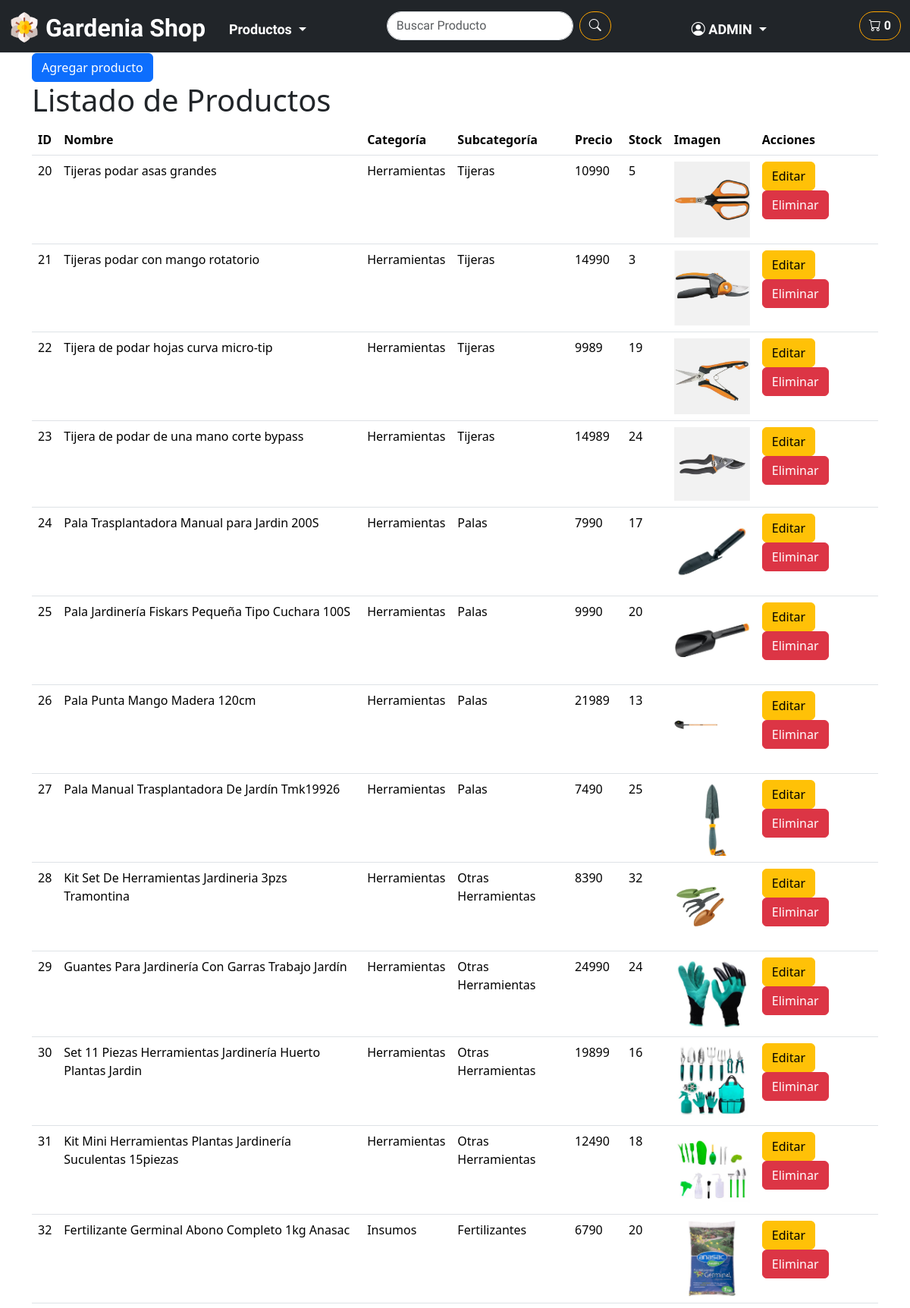
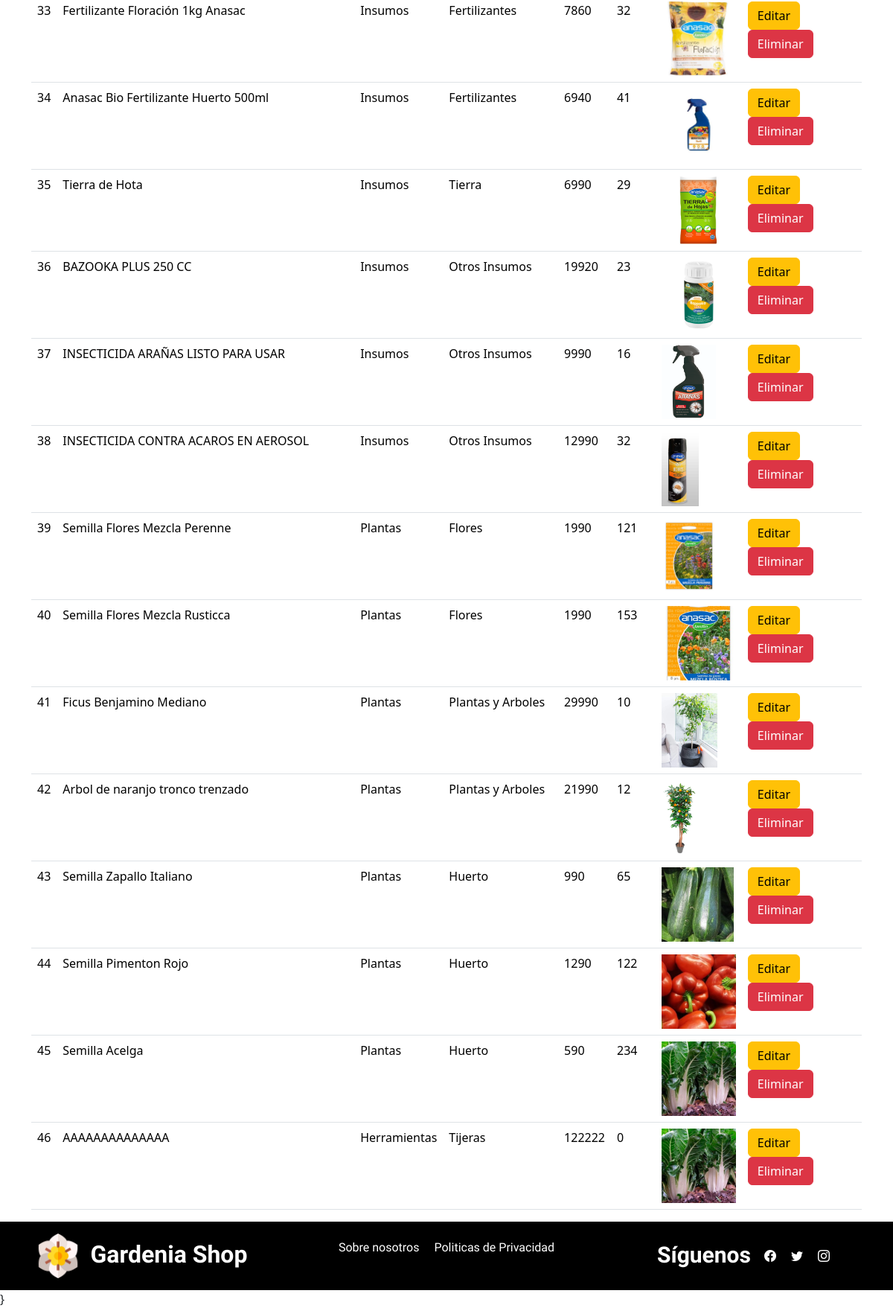
Page /shopWeb/admin/productos/ (signed in) on the committed database (2 pictures, top to bottom).
### shopWeb/models.py (models this page shows, shortened)
class Producto(models.Model):
    id_categoria = models.ForeignKey(Categoria, on_delete=models.CASCADE, related_name='categoria_producto')
    id_subcategoria = models.ForeignKey(SubCategoria, on_delete=models.CASCADE, related_name='subcategoria_producto')
    id_producto = models.AutoField(primary_key=True)
    nombre = models.CharField(max_length=80)
    precio = models.IntegerField()
    stock = models.IntegerField()
    descripcion = models.CharField(max_length=250, blank=True, null=True)
    img = models.ImageField(upload_to='productos/', null=True, blank=True)

class Categoria(models.Model):
    categoria_id = models.AutoField(primary_key=True)
    categoria_nombre = models.CharField( max_length=50)

class SubCategoria(models.Model):
    subcategoria_id = models.AutoField(primary_key=True)
    categoria = models.ForeignKey(Categoria, on_delete=models.CASCADE, related_name='categorias_productos')
    subcategoria_nombre = models.CharField(max_length=50)

### shopWeb/views.py (the view)
# urls.py: path('productos/', views.all_productos_view, name='productos'),
@login_required
@user_passes_test(es_admin)
def productos(request):
    productos = Producto.objects.all()
    return render(request, 'shopWeb/admin/productos.html', {'productos': productos})

### shopWeb/views.py (called while the page is built)
def es_admin(user):
    return user.is_staff

### shopWeb/templates/shopWeb/admin/productos.html (shortened to what this page needs)
{% extends 'shopWeb/layouts/base.html' %}
{% load static %}
{% block content %}
<div class="container">
    <a href="{% url 'agregar_producto' %}"
        class="btn btn-primary">Agregar producto</a>
    <h1>Listado de Productos</h1>
    <table class="table">
        <thead>
            <tr>
                <th>ID</th>
                <th>Nombre</th>
                <th>Categoría</th>
                <th>Subcategoría</th>
                <th>Precio</th>
                <th>Stock</th>
                <th>Imagen</th>
                <th>Acciones</th>
            </tr>
        </thead>
        <tbody>
            {% for producto in productos %}
            <tr>
                <td>{{ producto.id_producto }}</td>
                <td>{{ producto.nombre }}</td>
                <td>{{ producto.id_categoria.categoria_nombre }}</td>
                <td>{{ producto.id_subcategoria.subcategoria_nombre }}</td>
                <td>{{ producto.precio }}</td>
                <td>{{ producto.stock }}</td>
                <td>
                    {% if producto.img %}
                        <img src="{{ producto.img.url }}"
                            alt="{{ producto.nombre }}"
                            style="max-width: 100px; max-height: 100px;">
                    {% else %}
                        No image
                    {% endif %}
                </td>
                <td>
                    <a
                        href="{% url 'editar_producto' producto.id_producto %}"
                        class="btn btn-warning">Editar</a>
                        <a href="{% url 'eliminar_producto' producto.id_producto %}" class="btn btn-danger" onclick="return confirm('¿Estás seguro de que deseas eliminar este producto?');">Eliminar</a>
                </td>
            </tr>
            {% endfor %}
        </tbody>
    </table>
</div>
{% endblock %}

### shopWeb/templates/shopWeb/layouts/base.html (shortened to what this page needs)
{% load static %}
<!DOCTYPE html>
<html>
    <head>
        <link rel="stylesheet" type="text/css" href="{% static 'css/style.css' %}">
        <link href="https://cdn.jsdelivr.net/npm/bootstrap@5.3.3/dist/css/bootstrap.min.css" rel="stylesheet">
        <link rel="stylesheet" href="https://cdn.jsdelivr.net/npm/bootstrap-icons@1.11.3/font/bootstrap-icons.min.css">
    </head>
    <body>
        {% include 'shopWeb/layouts/navbar.html' %}
        <div class="content">
            {% block content %}
            {% endblock %}
        </div>
        {% include 'ShopWeb/layouts/footer.html' %}
        {% include 'shopWeb/layouts/modal_singin.html' %}
        }
    </body>
</html>

### shopWeb/templates/shopWeb/layouts/navbar.html (shortened to what this page needs)
{% load static %}
<link rel="stylesheet" type="text/css" href="{% static 'css/style.css' %}">
<nav
    class="navbar navbar-dark navbar-expand-lg bg-dark sticky-top border-bottom pb-0">
    <div
        class="container-fluid d-flex align-items-center justify-content-between">
        <div class="d-flex align-items-start">
            <img src="{% static 'img/logo/logo_color.png' %}" alt="logo color"
                width="40" class="me-2 mt-2">
            <a class="navbar-brand dancing-script-font"
                href="{% url 'index' %}">
                <h5>Gardenia Shop</h5>
            </a>
        </div>
        <div class="offcanvas bg-dark offcanvas-end flex-column" id="offcanvas"
            aria-labelledby="offcanvasLabel">
            <div class="offcanvas-body justify-content-start align-items-start">
                <ul
                    class="navbar-nav me-auto d-flex flex-column flex-lg-row flex-grow-1 align-items-start justify-content-between">
                    <li class="nav-item dropdown">
                        <a class="nav-link dropdown-toggle comfortaa-font"
                            href="#PRODUCTOS" id="navbarDropdownMenuLink1"
                            role="button" data-bs-toggle="dropdown"
                            aria-expanded="false">
                            Productos
                        </a>
                    </li>
                    <form class="d-flex" role="search">
                        <input type="text" class="form-control me-2"
                            placeholder="Buscar Producto">
                        <button type="submit" class="btn btn-outline-success">
                            <i class="bi bi-search"></i>
                        </button>
                    </form>
                    {% if request.user.is_authenticated %}
                    {% if request.user.is_staff %}
                    <li class="nav-item dropdown">
                        <a class="nav-link dropdown-toggle"
                            id="navbarDropdownMenuLink1" role="button"
                            data-bs-toggle="dropdown" aria-expanded="false">
                            <i class="bi bi-person-circle"></i>
                            {{request.user.username}}
                        </a>
                    </li>
                    {% endif %}
                    {% else %}
                    <a class="nav-link comfortaa-font" id="singin" href="#"
                        data-bs-toggle="modal" data-bs-target="#modalSignin">
                        <i class="bi bi-person-circle"></i> Iniciar Sesión
                    </a>
                    {% endif %}
                    <button class="btn btn-outline-success ms-3 carrito-button"
                        type="button" data-bs-toggle="offcanvas"
                        data-bs-target="#carrito-offcanvas"
                        aria-controls="offcanvasCarrito">
                        <i class="bi bi-cart"></i>
                        <span id="carrito-icono">0</span>
                    </button>
                </ul>
            </div>
        </div>
    </div>
</nav>

### shopWeb/templates/shopWeb/layouts/footer.html
{% load static %}
<link rel="stylesheet" type="text/css" href="{% static 'css/style.css' %}">
<footer id="footer"
    class=" sticky-bottom align-items-baseline justify-content-between ">
    <div class="row ">
        <div class="col-lg-4  aling-items-center justify-content-center">
            <div class="justify-content-center m-3 d-flex">
                <img src=" {% static 'img/logo/logo_color.png' %}"
                    alt="LOGO_COLOR"
                    width="60px" height="60px"
                    style="margin-right: 10px;">
                <a class="navbar-brand m-1" href="{% url 'index' %}"> <h5>Gardenia
                        Shop</h5>
                </a>
            </div>
        </div>
        <div
            class="col-lg-4 g-3 gy-1 d-flex align-items-center justify-content-center m-0 p-0 ">
            <ul class="list-unstyled g-3 aling-items-center">
                <a href="{% url 'sobre_nosotros' %}" >
                    <h6
                        class="link_info">Sobre
                        nosotros</h6></a>
            </ul>
            <ul class="list-unstyled g-3 ">
                <a href="{% url 'politicas' %}">
                    <h6
                        class="link_info">Politicas de
                        Privacidad</h6></a>
            </ul>
        </div>
        <div
            class="col-lg-4   d-flex justify-content-center align-items-center">
            <div
                class="d-flex justify-content-center"><h5
                    class="confortaa-font siguenos_rrss ">Síguenos</h5></div>
            <div class="d-flex justify-content-center m-2 ">
                <div> <a class="link_rrss" href="url facebook"><i
                            class="bi bi-facebook"></i></a> </div>
                <div> <a class="link_rrss" href="url twitter"><i
                            class="bi bi-twitter"></i></a> </div>
                <div> <a class="link_rrss" href="url instagram"><i
                            class="bi bi-instagram"></i></a></div>
            </div>
        </div>
    </div>
</footer>

### shopWeb/templates/shopWeb/layouts/modal_singin.html (shortened to what this page needs)
{% load static %}
<link rel="stylesheet" type="text/css" href="{% static 'css/style.css' %}">

### shopWeb/static/css/style.css (style rules this page uses)
:root { --color-primary: #FFA500; --color-secondary: #FFD700; --color-tertiary: #32CD32; --color-red: #aa2929f0; --color-dark: #333333; --color-light: #FFFFFF; --color-black: #000000; }
html, body { height: 100vh; }
body { display: flex; flex-direction: column; }
.content { flex: 1; }
.dancing-script-font { font-family: "Dancing Script", cursive; font-optical-sizing: auto; font-size: xx-large; font-weight: 700; font-style: normal; }
.comfortaa-font { font-family: "Comfortaa", sans-serif; font-optical-sizing: auto; font-weight: 700; font-style: normal; }
h5 { padding-top: 5px; font-family: "Dancing Script", cursive; font-optical-sizing: auto; font-size: xx-large; font-weight: 700; font-style: normal; color: var(--color-light); }
ul { list-style: none; }
a { text-decoration: none; color: var(--color-light); }
.navbar-brand { font-size: 30px; font-weight: bold; }
.nav-link { font-family: "Comfortaa", sans-serif; font-size: 18px; font-weight: bold; color: var(--color-light); padding: 10px 15px; white-space: nowrap; }
#navbarDropdownMenuLink1 { color: var(--color-light); font-family: "Comfortaa", sans-serif; font-size: 18px; font-weight: bold; padding: 10px 15px; }
.form-control { border-radius: 25px; font-family: "Comfortaa", sans-serif; }
.btn-outline-success { border-color: var(--color-primary); color: var(--color-light); font-weight: bold; border-radius: 25px; white-space: nowrap; }
.offcanvas-body { padding: 20px; overflow-y: auto; }
footer { flex-shrink: 0; position: sticky; bottom: 10%; background-color: var(--color-black); }
.link_info { font-family: "Comfortaa", sans-serif; font-optical-sizing: auto; font-style: normal; color: var(--color-light); margin-inline: 10px 10px; }
.link_rrss { color: var(--color-light); margin: 10px; }
.siguenos_rrss { font-family: "Dancing Script", cursive; font-size: 30px; font-style: normal; color: var(--color-light); }
.politicas-page p, ul, li { font-family: "Comfortaa", sans-serif; font-size: 18px; font-weight: bold; color: var(--color-dark); }

### rows in the picture
Producto: id_producto "20", nombre "Tijeras podar asas grandes", id_categoria.categoria_nombre "Herramientas", id_subcategoria.subcategoria_nombre "Tijeras", precio "10990", stock "5", img (picture)
Producto: id_producto "21", nombre "Tijeras podar con mango rotatorio", id_categoria.categoria_nombre "Herramientas", id_subcategoria.subcategoria_nombre "Tijeras", precio "14990", stock "3", img (picture)
Producto: id_producto "22", nombre "Tijera de podar hojas curva micro-tip", id_categoria.categoria_nombre "Herramientas", id_subcategoria.subcategoria_nombre "Tijeras", precio "9989", stock "19", img (picture)
Producto: id_producto "23", nombre "Tijera de podar de una mano corte bypass", id_categoria.categoria_nombre "Herramientas", id_subcategoria.subcategoria_nombre "Tijeras", precio "14989", stock "24", img (picture)
Producto: id_producto "24", nombre "Pala Trasplantadora Manual para Jardin 200S", id_categoria.categoria_nombre "Herramientas", id_subcategoria.subcategoria_nombre "Palas", precio "7990", stock "17", img (picture)
Producto: id_producto "25", nombre "Pala Jardinería Fiskars Pequeña Tipo Cuchara 100S", id_categoria.categoria_nombre "Herramientas", id_subcategoria.subcategoria_nombre "Palas", precio "9990", stock "20", img (picture)
Producto: id_producto "26", nombre "Pala Punta Mango Madera 120cm", id_categoria.categoria_nombre "Herramientas", id_subcategoria.subcategoria_nombre "Palas", precio "21989", stock "13", img (picture)
Producto: id_producto "27", nombre "Pala Manual Trasplantadora De Jardín Tmk19926", id_categoria.categoria_nombre "Herramientas", id_subcategoria.subcategoria_nombre "Palas", precio "7490", stock "25", img (picture)
Producto: id_producto "28", nombre "Kit Set De Herramientas Jardineria 3pzs Tramontina", id_categoria.categoria_nombre "Herramientas", id_subcategoria.subcategoria_nombre "Otras Herramientas", precio "8390", stock "32", img (picture)
Producto: id_producto "29", nombre "Guantes Para Jardinería Con Garras Trabajo Jardín", id_categoria.categoria_nombre "Herramientas", id_subcategoria.subcategoria_nombre "Otras Herramientas", precio "24990", stock "24", img (picture)
Producto: id_producto "30", nombre "Set 11 Piezas Herramientas Jardinería Huerto Plantas Jardin", id_categoria.categoria_nombre "Herramientas", id_subcategoria.subcategoria_nombre "Otras Herramientas", precio "19899", stock "16", img (picture)
Producto: id_producto "31", nombre "Kit Mini Herramientas Plantas Jardinería Suculentas 15piezas", id_categoria.categoria_nombre "Herramientas", id_subcategoria.subcategoria_nombre "Otras Herramientas", precio "12490", stock "18", img (picture)
Producto: id_producto "32", nombre "Fertilizante Germinal Abono Completo 1kg Anasac", id_categoria.categoria_nombre "Insumos", id_subcategoria.subcategoria_nombre "Fertilizantes", precio "6790", stock "20", img (picture)
Producto: id_producto "33", nombre "Fertilizante Floración 1kg Anasac", id_categoria.categoria_nombre "Insumos", id_subcategoria.subcategoria_nombre "Fertilizantes", precio "7860", stock "32", img (picture)
Producto: id_producto "34", nombre "Anasac Bio Fertilizante Huerto 500ml", id_categoria.categoria_nombre "Insumos", id_subcategoria.subcategoria_nombre "Fertilizantes", precio "6940", stock "41", img (picture)
Producto: id_producto "35", nombre "Tierra de Hota", id_categoria.categoria_nombre "Insumos", id_subcategoria.subcategoria_nombre "Tierra", precio "6990", stock "29", img (picture)
Producto: id_producto "36", nombre "BAZOOKA PLUS 250 CC", id_categoria.categoria_nombre "Insumos", id_subcategoria.subcategoria_nombre "Otros Insumos", precio "19920", stock "23", img (picture)
Producto: id_producto "37", nombre "INSECTICIDA ARAÑAS LISTO PARA USAR", id_categoria.categoria_nombre "Insumos", id_subcategoria.subcategoria_nombre "Otros Insumos", precio "9990", stock "16", img (picture)
Producto: id_producto "38", nombre "INSECTICIDA CONTRA ACAROS EN AEROSOL", id_categoria.categoria_nombre "Insumos", id_subcategoria.subcategoria_nombre "Otros Insumos", precio "12990", stock "32", img (picture)
Producto: id_producto "39", nombre "Semilla Flores Mezcla Perenne", id_categoria.categoria_nombre "Plantas", id_subcategoria.subcategoria_nombre "Flores", precio "1990", stock "121", img (picture)
Producto: id_producto "40", nombre "Semilla Flores Mezcla Rusticca", id_categoria.categoria_nombre "Plantas", id_subcategoria.subcategoria_nombre "Flores", precio "1990", stock "153", img (picture)
Producto: id_producto "41", nombre "Ficus Benjamino Mediano", id_categoria.categoria_nombre "Plantas", id_subcategoria.subcategoria_nombre "Plantas y Arboles", precio "29990", stock "10", img (picture)
Producto: id_producto "42", nombre "Arbol de naranjo tronco trenzado", id_categoria.categoria_nombre "Plantas", id_subcategoria.subcategoria_nombre "Plantas y Arboles", precio "21990", stock "12", img (picture)
Producto: id_producto "43", nombre "Semilla Zapallo Italiano", id_categoria.categoria_nombre "Plantas", id_subcategoria.subcategoria_nombre "Huerto", precio "990", stock "65", img (picture)
Producto: id_producto "44", nombre "Semilla Pimenton Rojo", id_categoria.categoria_nombre "Plantas", id_subcategoria.subcategoria_nombre "Huerto", precio "1290", stock "122", img (picture)
Producto: id_producto "45", nombre "Semilla Acelga", id_categoria.categoria_nombre "Plantas", id_subcategoria.subcategoria_nombre "Huerto", precio "590", stock "234", img (picture)
Producto: id_producto "46", nombre "AAAAAAAAAAAAAA", id_categoria.categoria_nombre "Herramientas", id_subcategoria.subcategoria_nombre "Tijeras", precio "122222", stock "0", img (picture)

### other values in the picture
{{ request.user.username }} "ADMIN"
